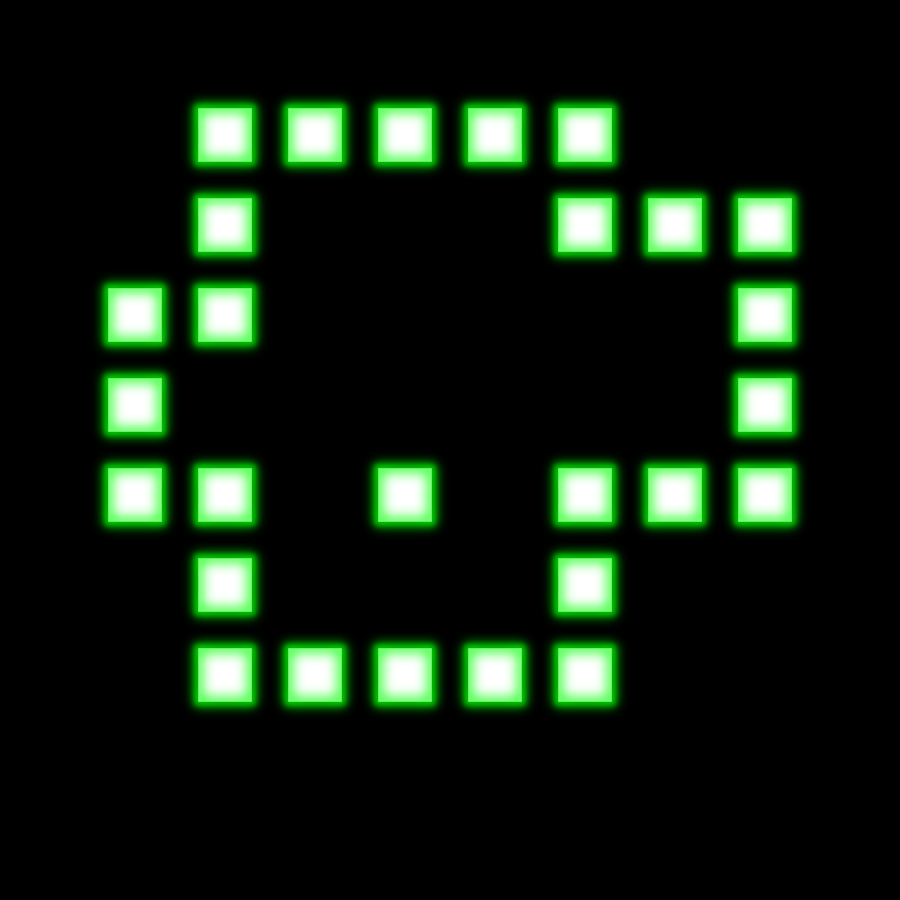

This game map was drawn from its Tiled (.tmx) file and the tilesets committed beside it. A one-line description and the trimmed map source follow:
An orthogonal 10x10 tile map with 90x90 px tiles, 1 tile layer (Ground) and 7 objects (3x Box, 3x Point, Chuy).

<map version="1.0" orientation="orthogonal" width="10" height="10" tilewidth="90" tileheight="90">
 <tileset firstgid="1" name="SokoChuy" tilewidth="90" tileheight="90">
  <image source="gfx/tile.png" width="270" height="270" />
  <tile id="0">
   <properties>
    <property name="type" value="triangle a" />
   </properties>
  </tile>
  <tile id="1">
   <properties>
    <property name="type" value="triangle b" />
   </properties>
  </tile>
  <tile id="2">
   <properties>
    <property name="type" value="circle" />
   </properties>
  </tile>
  <tile id="3">
   <properties>
    <property name="type" value="triangle c" />
   </properties>
  </tile>
  <tile id="4">
   <properties>
    <property name="type" value="triangle d" />
   </properties>
  </tile>
  <tile id="5">
   <properties>
    <property name="type" value="square" />
   </properties>
  </tile>
 </tileset>
 <layer name="Ground" width="10" height="10">
  <properties>
   <property name="text" value="Area 10" />
  </properties>
  <data>[100 cells, 100 non-empty, 4 distinct tile ids]</data>
 </layer>
 <objectgroup name="Objects" width="10" height="10">
  <object name="Box" x="296" y="461" width="50" height="70" />
  <object name="Point" x="185" y="361" width="66" height="90" />
  <object name="Chuy" x="362" y="180" width="86" height="86" />
  <object name="Box" x="378" y="373" width="50" height="70" />
  <object name="Box" x="560" y="378" width="50" height="70" />
  <object name="Point" x="370" y="273" width="66" height="90" />
  <object name="Point" x="464" y="367" width="66" height="90" />
 </objectgroup>
</map>
